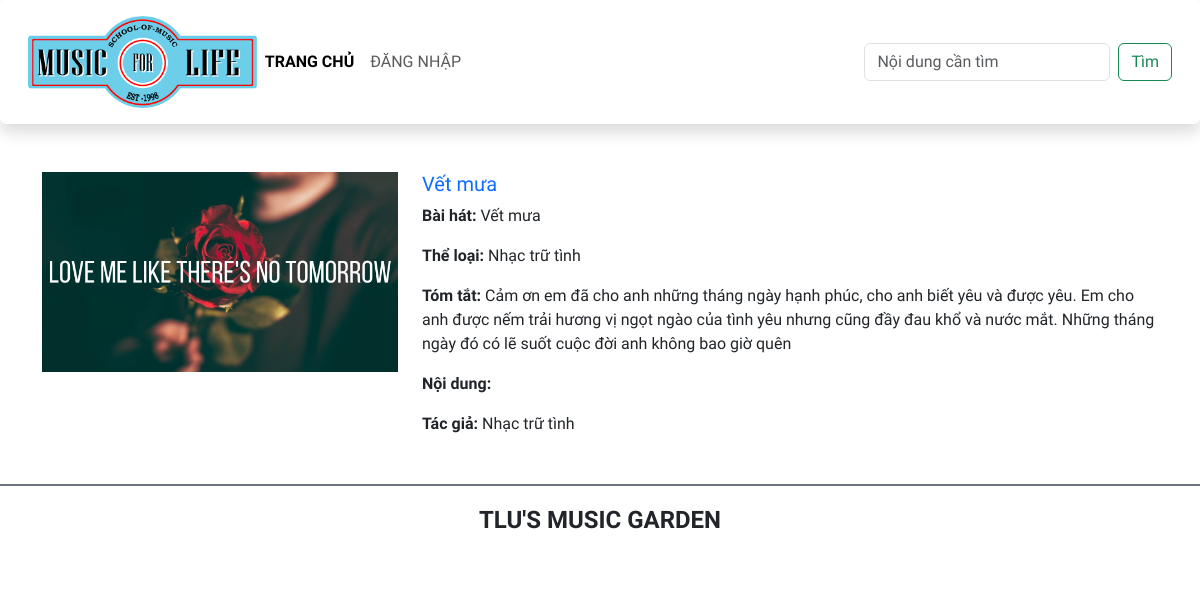
The app's page /btth02v2/index.php?controller=detail&id=2 with its own data.
### tables this page shows
CREATE TABLE `baiviet` (
  `ma_bviet` int(10) UNSIGNED NOT NULL,
  `tieude` varchar(200) NOT NULL,
  `ten_bhat` varchar(100) NOT NULL,
  `ma_tloai` int(10) UNSIGNED NOT NULL,
  `tomtat` text NOT NULL,
  `noidung` text DEFAULT NULL,
  `ma_tgia` int(10) UNSIGNED NOT NULL,
  `ngayviet` datetime NOT NULL DEFAULT current_timestamp(),
  `hinhanh` varchar(200) DEFAULT NULL
);

CREATE TABLE `theloai` (
  `ma_tloai` int(10) UNSIGNED NOT NULL,
  `ten_tloai` varchar(50) NOT NULL
);

### btth02v2/controllers/DetailController.php (called while the page is built)
<?php
require("services/ArticleService.php");
class DetailController{
    public function index($id){
    $articleService = new ArticleService();
    $articles= $articleService->getDetailArticle($id);
    include('views/home/detail.php');
}
}
?>

### btth02v2/index.php (called while the page is built, shortened)
<?php
$action     = isset($_GET['action'])?       $_GET['action']:'index';
$id         = isset($_GET['id'])?       $_GET['id'] : null;
$myObj = new $controller();
$myObj->$action($id);
?>

### btth02v2/services/ArticleService.php (called while the page is built, shortened)
<?php
include("models/Article.php");
class ArticleService{
    public function getDetailArticle($id){
        $dbConn = new DBConnection();
        $conn = $dbConn->getConnection();
         $sql = "SELECT baiviet.ma_bviet, baiviet.tieude, baiviet.ten_bhat,baiviet.tomtat, tacgia.ten_tgia, theloai.ten_tloai, baiviet.ngayviet, baiviet.hinhanh FROM baiviet JOIN tacgia ON baiviet.ma_tgia = tacgia.ma_tgia JOIN theloai ON baiviet.ma_tloai = theloai.ma_tloai WHERE baiviet.ma_bviet = '" . $id . "'";
         $stmt = $conn->query($sql);
        $articles = [];
        while($row = $stmt->fetch()){
            $article = new Article($row['hinhanh'], $row['ten_bhat'],$row['ma_bviet'],$row['tieude'], $row['tomtat'],$row['ten_tgia'],$row['ten_tloai'],$row['ngayviet']);
            array_push($articles,$article);
        }
        return $articles;
    }
}
?>

### btth02v2/models/Article.php (called while the page is built, shortened)
<?php
class Article{
    private $ten_bhat;
    private $tomtat;
    private $hinhanh;
    private $ten_tloai;
    public function __construct($hinhanh = null,$ten_bhat = null, $ma_bviet = null, $tieude = null, $tomtat = null,$ten_tgia = null, $ten_tloai = null,$ngayviet = null, $ma_tgia = null,$ma_tloai = null,$noidung = null){
        $this->ten_bhat = $ten_bhat;
        $this->tomtat = $tomtat;
        $this->hinhanh = $hinhanh;
        $this->ten_tloai = $ten_tloai;
    }
    public function getHinhanh() {
        return $this->hinhanh;
    }
    public function getTenBhat() {
        return $this->ten_bhat;
    }
    public function getTomtat() {
        return $this->tomtat;
    }
    public function getTLoai() {
        return $this->ten_tloai;
    }
    public function getTGia() {
        return $this->ten_tloai;
    }
}
?>

### btth02v2/views/home/detail.php (the view, shortened to what this page needs)
<!DOCTYPE html>
<html lang="en">
<head>
    <link href="https://cdn.jsdelivr.net/npm/bootstrap@5.3.0-alpha1/dist/css/bootstrap.min.css" rel="stylesheet">
    <link rel="stylesheet" href="./assets/css/style.css">
</head>
<body>
    <header>
        <nav class="navbar navbar-expand-lg bg-body-tertiary shadow p-3 bg-white rounded">
            <div class="container-fluid">
                <div class="my-logo">
                    <a class="navbar-brand" href="#">
                        <img src="./assets/images/logo2.png" alt="" class="img-fluid">
                    </a>
                </div>
                <div class="collapse navbar-collapse" id="navbarSupportedContent">
                <ul class="navbar-nav me-auto mb-2 mb-lg-0">
                    <li class="nav-item">
                    <a class="nav-link active" aria-current="page" href="index.php?controller=home">Trang chủ</a>
                    </li>
                    <li class="nav-item">
                    <a class="nav-link" href="index.php?controller=login">Đăng nhập</a>
                    </li>
                </ul>
                <form class="d-flex" role="search">
                    <input class="form-control me-2" type="search" placeholder="Nội dung cần tìm" aria-label="Search">
                    <button class="btn btn-outline-success" type="submit">Tìm</button>
                </form>
                </div>
            </div>
        </nav>
    </header>
    <main class="container mt-5">
        <div class="row mb-5">
            <div class="col-sm-4">
                <img src="<?php echo $articles[0]->getHinhanh() ?>" class="img-fluid" alt="...">
            </div>
            <div class="col-sm-8">
                <h5 class="card-title mb-2">
                    <a href="" class="text-decoration-none"><?php echo $articles[0]->getTenBhat() ?></a>
                </h5>
                <p class="card-text"><span class=" fw-bold">Bài hát: </span><?php echo $articles[0]->getTenBhat() ?></p>
                <p class="card-text"><span class=" fw-bold">Thể loại: </span><?php echo $articles[0]->getTLoai() ?></p>
                <p class="card-text"><span class=" fw-bold">Tóm tắt: </span><?php echo $articles[0]->getTomtat() ?></p>
                <p class="card-text"><span class=" fw-bold">Nội dung: </span><?php echo $articles[0]->getNoidung() ?></p>
                <p class="card-text"><span class=" fw-bold">Tác giả: </span><?php echo $articles[0]->getTGia() ?></p>
            </div>
        </div>
    </main>
    <footer class="bg-white d-flex justify-content-center align-items-center border-top border-secondary  border-2" style="height:80px">
        <h4 class="text-center text-uppercase fw-bold">TLU's music garden</h4>
    </footer>
</body>
</html>

### btth02v2/assets/css/style.css (style rules this page uses)
body { font-family: 'Numans', sans-serif !important; }
.bg-body-tertiary { background-color:#fff !important; }
.my-logo { max-width: 20%; }
.nav-link { text-transform: uppercase; }
.active { font-weight: bold; }

### records on screen
baiviet: hinhanh (picture), ten_bhat "Vết mưa", ma_tloai.ten_tloai "Nhạc trữ tình", tomtat "Cảm ơn em đã cho anh những tháng ngày hạnh phúc, cho anh biết yêu và được yêu. Em cho anh được nếm trải hương vị ngọt ngào của tình yêu nhưng cũng đầy đau khổ và nước mắt. Những tháng ngày đó có lẽ suốt cuộc đời anh không bao giờ quên"
